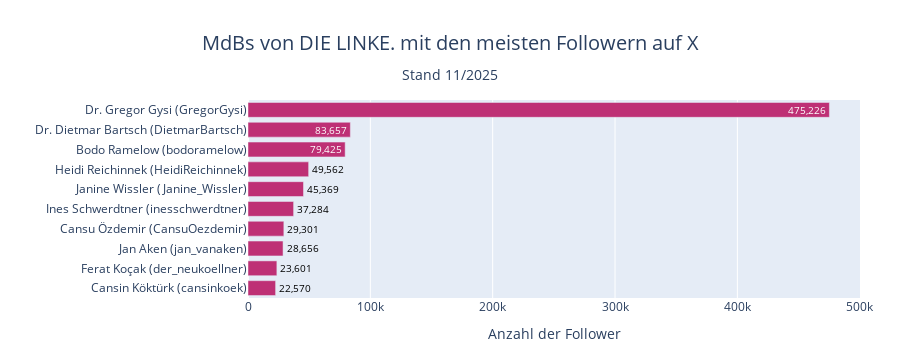

The cell this chart's notebook holds for it:
### Code cell
party="DIE LINKE."
plot_party_hbar(
    df_profiles[df_profiles["partei_kurz"]==party], 
    'username', 
    'followers_count', 
    top_n=10, 
    title=f'MdBs von {party} mit den meisten Followern auf X',
    x_label='Anzahl der Follower',
    save_name="top10_followers_linke",
)

### Figure 1 — Plotly figure (JSON) as saved in the notebook; plotly's stock layout.template omitted (floating-point values rounded to 4 significant figures)
{"data": [{"cliponaxis": false, "customdata": [["DIE LINKE.", "GregorGysi", "Dr. Gregor Gysi"], ["DIE LINKE.", "DietmarBartsch", "Dr. Dietmar Bartsch"], ["DIE LINKE.", "bodoramelow", "Bodo Ramelow"], ["DIE LINKE.", "HeidiReichinnek", "Heidi Reichinnek"], ["DIE LINKE.", "Janine_Wissler", "Janine Wissler"], ["DIE LINKE.", "inesschwerdtner", "Ines Schwerdtner"], ["DIE LINKE.", "CansuOezdemir", "Cansu Özdemir"], ["DIE LINKE.", "jan_vanaken", "Jan Aken"], ["DIE LINKE.", "der_neukoellner", "Ferat Koçak"], ["DIE LINKE.", "cansinkoek", "Cansin Köktürk"]], "hovertemplate": "Name: %{customdata[2]} (%{customdata[1]})<br>Anzahl der Follower: %{x:,.0f}<br>partei_kurz: %{customdata[0]}<extra></extra>", "insidetextanchor": "end", "marker": {"color": ["#BE3075", "#BE3075", "#BE3075", "#BE3075", "#BE3075", "#BE3075", "#BE3075", "#BE3075", "#BE3075", "#BE3075"]}, "orientation": "h", "text": ["475,226", "83,657", "79,425", "49,562", "45,369", "37,284", "29,301", "28,656", "23,601", "22,570"], "textfont": {"color": ["#FFFFFF", "#FFFFFF", "#FFFFFF", "#000000", "#000000", "#000000", "#000000", "#000000", "#000000", "#000000"]}, "textposition": ["inside", "inside", "inside", "outside", "outside", "outside", "outside", "outside", "outside", "outside"], "texttemplate": "%{text}", "type": "bar", "x": [475226, 83657, 79425, 49562, 45369, 37284, 29301, 28656, 23601, 22570], "y": ["Dr. Gregor Gysi (GregorGysi)", "Dr. Dietmar Bartsch (DietmarBartsch)", "Bodo Ramelow (bodoramelow)", "Heidi Reichinnek (HeidiReichinnek)", "Janine Wissler (Janine_Wissler)", "Ines Schwerdtner (inesschwerdtner)", "Cansu Özdemir (CansuOezdemir)", "Jan Aken (jan_vanaken)", "Ferat Koçak (der_neukoellner)", "Cansin Köktürk (cansinkoek)"]}], "layout": {"bargap": 0.25, "height": 350, "margin": {"b": 10, "l": 10, "r": 40, "t": 100}, "title": {"font": {"size": 20}, "text": "MdBs von DIE LINKE. mit den meisten Followern auf X<br><sub style='font-size:0.85em; line-height:0.5;'>Stand 11/2025</sub>", "x": 0.5, "xanchor": "center", "yanchor": "top", "yref": "container"}, "uniformtext": {"minsize": 8, "mode": "show"}, "xaxis": {"title": {"text": "Anzahl der Follower"}}, "yaxis": {"categoryarray": ["Cansin Köktürk (cansinkoek)", "Ferat Koçak (der_neukoellner)", "Jan Aken (jan_vanaken)", "Cansu Özdemir (CansuOezdemir)", "Ines Schwerdtner (inesschwerdtner)", "Janine Wissler (Janine_Wissler)", "Heidi Reichinnek (HeidiReichinnek)", "Bodo Ramelow (bodoramelow)", "Dr. Dietmar Bartsch (DietmarBartsch)", "Dr. Gregor Gysi (GregorGysi)"], "categoryorder": "array", "title": {"text": ""}}}}
